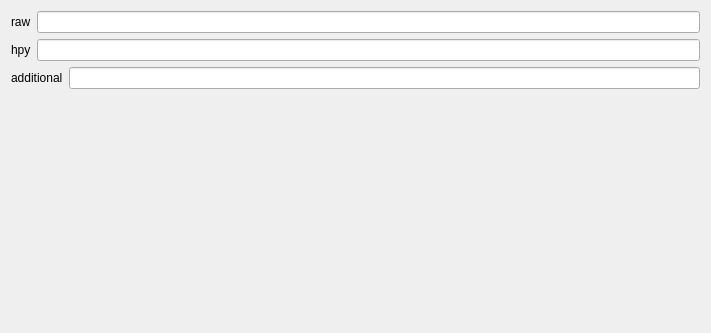
<?xml version="1.0" encoding="UTF-8"?>
<ui version="4.0">
 <class>YasaSettingsView</class>
 <widget class="QWidget" name="YasaSettingsView">
  <property name="styleSheet">
   <string notr="true">font: 12pt &quot;Roboto&quot;;</string>
  </property>
  <property name="geometry">
   <rect>
    <x>0</x>
    <y>0</y>
    <width>711</width>
    <height>333</height>
   </rect>
  </property>
  <property name="windowTitle">
   <string>Form</string>
  </property>
  <layout class="QVBoxLayout" name="verticalLayout">
   <item>
    <layout class="QHBoxLayout" name="raw_horizontalLayout">
     <item>
      <widget class="QLabel" name="raw_label">
       <property name="text">
        <string>raw</string>
       </property>
      </widget>
     </item>
     <item>
      <widget class="QLineEdit" name="raw_lineedit"/>
     </item>
    </layout>
   </item><item>
    <layout class="QHBoxLayout" name="hpy_horizontalLayout">
     <item>
      <widget class="QLabel" name="hpy_label">
       <property name="text">
        <string>hpy</string>
       </property>
      </widget>
     </item>
     <item>
      <widget class="QLineEdit" name="hpy_lineedit"/>
     </item>
    </layout>
   </item><item>
    <layout class="QHBoxLayout" name="additional_horizontalLayout">
     <item>
      <widget class="QLabel" name="additional_label">
       <property name="text">
        <string>additional</string>
       </property>
      </widget>
     </item>
     <item>
      <widget class="QLineEdit" name="additional_lineedit"/>
     </item>
    </layout>
   </item>
   <item>
    <spacer name="verticalSpacer">
     <property name="orientation">
      <enum>Qt::Vertical</enum>
     </property>
     <property name="sizeHint" stdset="0">
      <size>
       <width>20</width>
       <height>40</height>
      </size>
     </property>
    </spacer>
   </item>
  </layout>
 </widget>
 <resources>
  <include location="../../../../snooz-toolbox/src/main/python/ui/themes/themes.qrc"/>
 </resources>
 <connections/>
 </ui>
